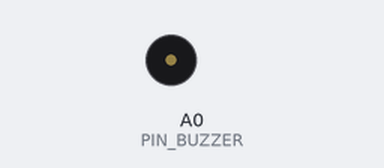
Bench run of a sketch on a simulated Arduino Uno, built with avr-gcc and run on an emulated ATmega328P. Parts: buzzer (waves = sounding, pin HIGH).

Above: at 1.1 s.
At 2.95 s:
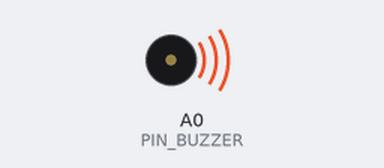
Timing chart, 0 to 3.2 s (numbered marks = the images above):
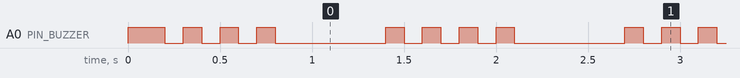

The sketch:

01.2.1_Buzzer.ino
```cpp
  /**********************************************************************
  Product     : Freenove 4WD Car for UNO
  Description : Use buzzer
  Auther      : www.freenove.com
  Modification: 2019/08/03
**********************************************************************/
#define PIN_BATTERY     A0
#define PIN_BUZZER      A0

void setup() {
  pinMode(PIN_BUZZER, OUTPUT);
  digitalWrite(PIN_BUZZER, HIGH);
  delay(100);
  digitalWrite(PIN_BUZZER, LOW);
}

void loop() {
  for (int i = 0; i < 4; i++) {
    digitalWrite(PIN_BUZZER, HIGH); //turn on buzzer
    delay(100);
    digitalWrite(PIN_BUZZER, LOW);  //turn off buzzer
    delay(100);
  }
  delay(500);
}
```

Measured:
- by itself, A0 (PIN_BUZZER): repeats every 1.3 s: 2 × (HIGH 0.10 s, LOW 0.10 s), HIGH 0.10 s, LOW 0.60 s, HIGH 0.10 s, LOW 0.10 s
- by itself, everything shown: repeats every 1.3 s, in 8 steps
